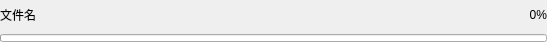
<?xml version="1.0" encoding="UTF-8"?>
<ui version="4.0">
 <class>FormProgressBar</class>
 <widget class="QWidget" name="FormProgressBar">
  <property name="geometry">
   <rect>
    <x>0</x>
    <y>0</y>
    <width>547</width>
    <height>42</height>
   </rect>
  </property>
  <property name="windowTitle">
   <string>Form</string>
  </property>
  <layout class="QVBoxLayout" name="verticalLayout">
   <property name="leftMargin">
    <number>0</number>
   </property>
   <property name="topMargin">
    <number>0</number>
   </property>
   <property name="rightMargin">
    <number>0</number>
   </property>
   <property name="bottomMargin">
    <number>0</number>
   </property>
   <property name="spacing">
    <number>5</number>
   </property>
   <item>
    <layout class="QHBoxLayout" name="headerLayout">
     <property name="spacing">
      <number>10</number>
     </property>
     <item>
      <widget class="QLabel" name="label_name">
       <property name="role" stdset="0">
        <string>fileName</string>
       </property>
       <property name="sizePolicy">
        <sizepolicy hsizetype="Ignored" vsizetype="Preferred">
         <horstretch>0</horstretch>
         <verstretch>0</verstretch>
        </sizepolicy>
       </property>
       <property name="text">
        <string>文件名</string>
       </property>
      </widget>
     </item>
     <item>
      <widget class="QLabel" name="label_percent">
       <property name="role" stdset="0">
        <string>percent</string>
       </property>
       <property name="minimumSize">
        <size>
         <width>40</width>
         <height>0</height>
        </size>
       </property>
       <property name="alignment">
        <set>Qt::AlignLeading|Qt::AlignRight|Qt::AlignVCenter</set>
       </property>
       <property name="text">
        <string>0%</string>
       </property>
      </widget>
     </item>
    </layout>
   </item>
   <item>
    <widget class="QProgressBar" name="progressBar">
     <property name="minimumSize">
      <size>
       <width>0</width>
       <height>8</height>
      </size>
     </property>
     <property name="maximumSize">
      <size>
       <width>16777215</width>
       <height>8</height>
      </size>
     </property>
     <property name="value">
      <number>0</number>
     </property>
     <property name="textVisible">
      <bool>false</bool>
     </property>
     <property name="orientation">
      <enum>Qt::Horizontal</enum>
     </property>
    </widget>
   </item>
  </layout>
 </widget>
 <resources/>
 <connections/>
</ui>
